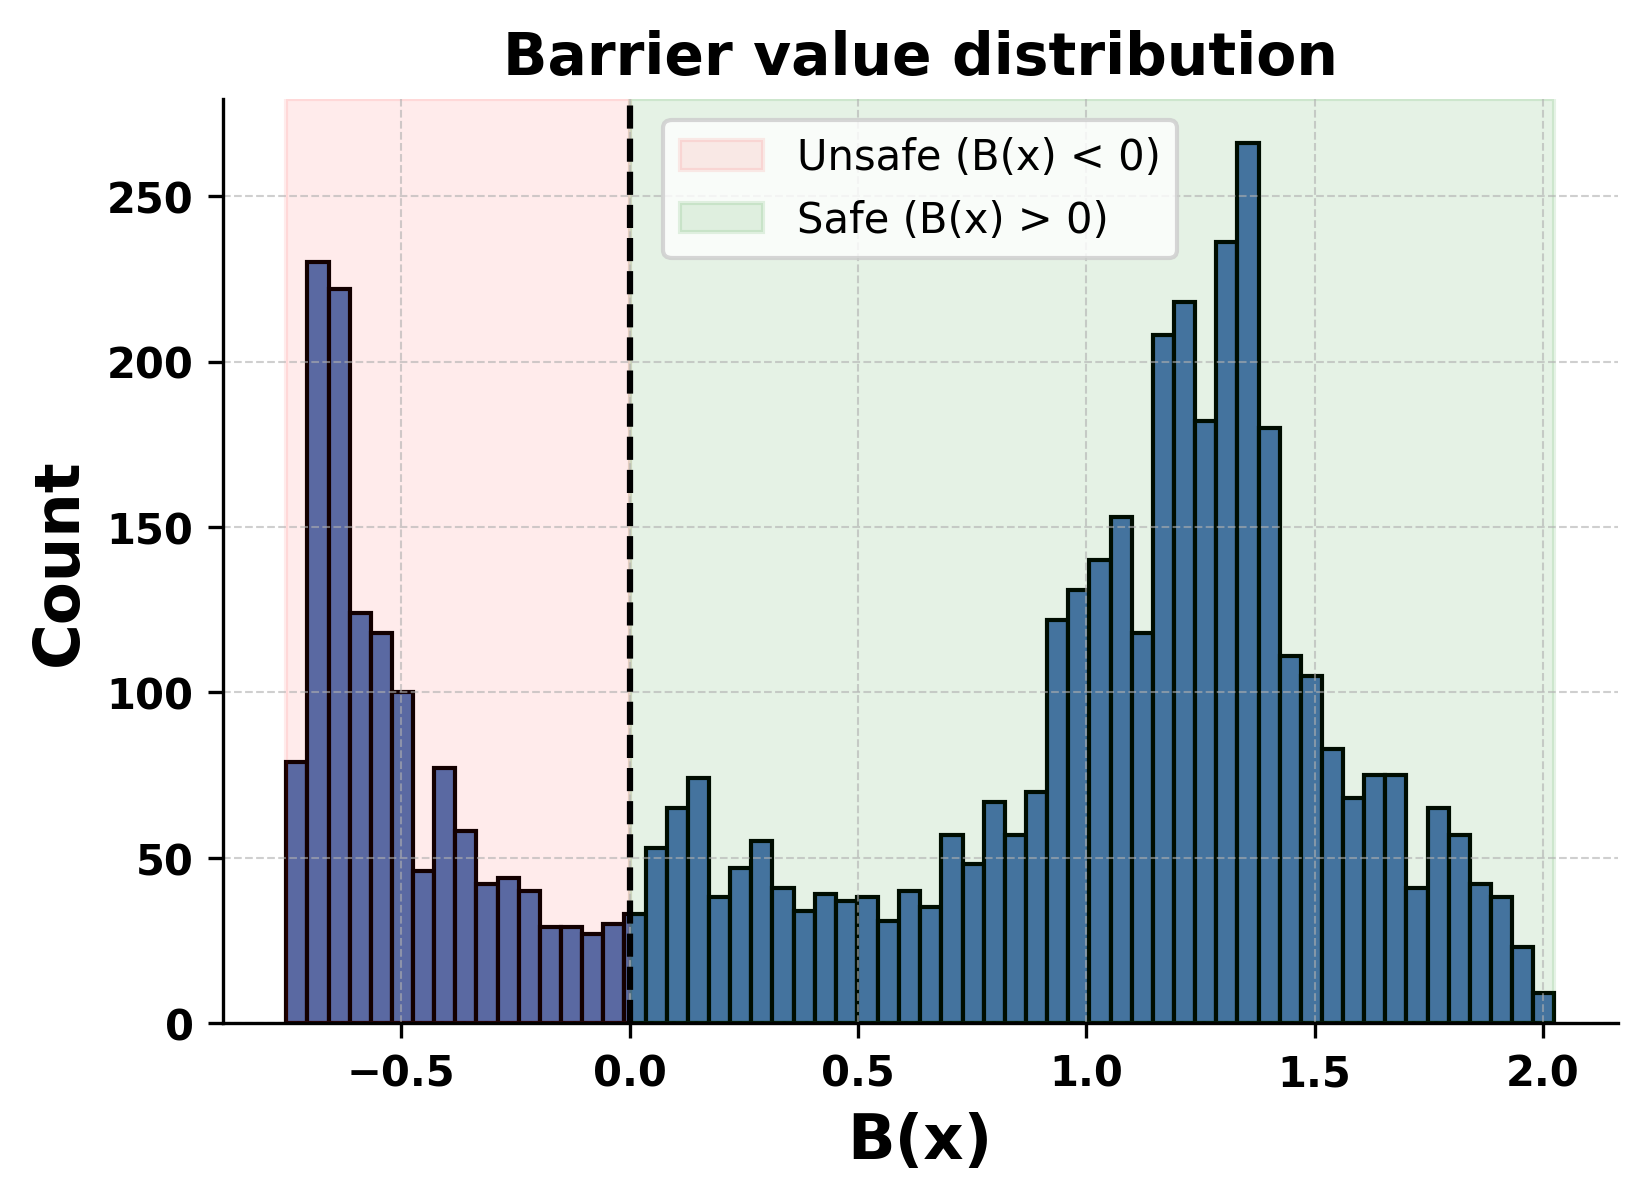

Write Python code to recreate this figure.
import h5py
import torch
import numpy as np
import matplotlib.pyplot as plt
from src.lvcbf.vision_cbf_network import VisionBarrierNet

DEVICE = torch.device("cuda" if torch.cuda.is_available() else "cpu")

# 1. Load your normalization stats
x_mean = np.load("src/lvcbf/models/tb3_x_mean.npy")
x_std  = np.load("src/lvcbf/models/tb3_x_std.npy")

# 2. Load your trained Vision CBF model
B_net = VisionBarrierNet(state_dim=5).to(DEVICE)
checkpoint = torch.load("models/tb3_lvcbf_apf.pt", map_location=DEVICE)
B_net.load_state_dict(checkpoint.get('model_state_dict', checkpoint))
B_net.eval()

vals = []

# 3. Read from your collected HDF5 dataset
# with h5py.File("experiments/data_collection/dataset_waypoint.h5", "r") as f:
with h5py.File("experiments/data_collection/dataset_apf.h5", "r") as f:
    print("HDF5 Keys:", list(f.keys()))
    # Limit to 5000 points to keep processing fast
    states = f["state"][:5000]
    images = f["rgb"][:5000] 
    
    for i in range(len(states)):
        # Format State
        x = (states[i] - x_mean) / x_std             
        x_torch = torch.tensor(x, dtype=torch.float32, device=DEVICE).unsqueeze(0)
        
        # Format Image (Assuming stored as HxWxC uint8, convert to CxHxW float)
        img = np.transpose(images[i], (2, 0, 1)) / 255.0
        img_torch = torch.tensor(img, dtype=torch.float32, device=DEVICE).unsqueeze(0)
        
        # Predict B(x)
        b_val = B_net(img_torch, x_torch).item()
        vals.append(b_val)

# 4. Plotting (Your exact styling)
fig, ax = plt.subplots(figsize=(6,4))
plt.hist(vals, bins=60, color="#4C72B0", edgecolor="black")
plt.title("Barrier value distribution", fontsize=14, fontweight="bold")
plt.xlabel("B(x)", fontsize=15, fontweight="bold")
plt.ylabel("Count", fontsize=15, fontweight="bold")
plt.xticks(fontweight="bold")
plt.yticks(fontweight="bold")

# zero barrier line
ax.axvline(0, color="black", linestyle="--", linewidth=1.5)

# safe and unsafe regions
ax.axvspan(min(vals), 0, color="red", alpha=0.08, label="Unsafe (B(x) < 0)")
ax.axvspan(0, max(vals), color="green", alpha=0.10, label="Safe (B(x) > 0)")

ax.spines["top"].set_visible(False)
ax.spines["right"].set_visible(False)
plt.grid(True, linestyle="--", linewidth=0.5, alpha=0.6)
plt.legend()
# plt.show()
plt.savefig("barrier_distribution.png", dpi=300, bbox_inches="tight")
print("Plot saved successfully as barrier_distribution.png")
